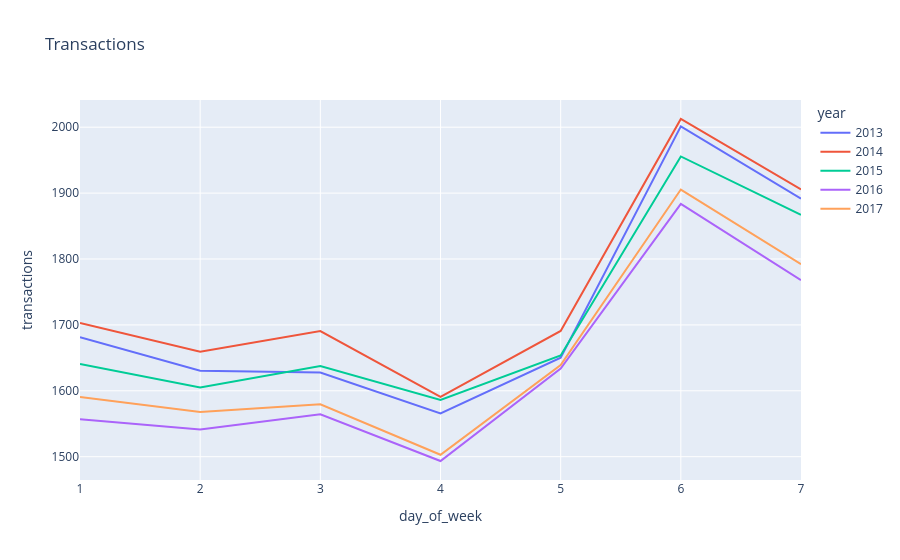

Notebook code for this chart:
### Code cell
print('Missing values in transactions:', train.isna().sum().sum())


transactions['date'] = pd.to_datetime(transactions['date'])

# Доказательство того, что транзакции тесно связаны с продажами
temp = pd.merge(train.groupby(['date', 'store_nbr']).sales.sum().reset_index(),
                transactions, how='left')
print(temp.corr("spearman").sales.loc["transactions"])

# Магазины в праздничные дни зарабатывают больше денег, чем в рабочие дни
temp = transactions.copy()
temp['year'] = temp.date.dt.year
temp['day_of_week'] = temp.date.dt.dayofweek + 1
temp = temp.groupby(['year', 'day_of_week']).transactions.mean().reset_index()

px.line(temp, x='day_of_week', y='transactions', color='year', title='Transactions')

### Figure 1 — Plotly figure (JSON) as saved in the notebook; plotly's stock layout.template omitted (floating-point values rounded to 4 significant figures)
{"data": [{"hovertemplate": "year=2013<br>day_of_week=%{x}<br>transactions=%{y}<extra></extra>", "legendgroup": "2013", "line": {"color": "#636efa", "dash": "solid"}, "marker": {"symbol": "circle"}, "mode": "lines", "name": "2013", "orientation": "v", "showlegend": true, "type": "scatter", "x": [1, 2, 3, 4, 5, 6, 7], "xaxis": "x", "y": [1681.0, 1630.0, 1628.0, 1566.0, 1650.0, 2001.0, 1892.0], "yaxis": "y"}, {"hovertemplate": "year=2014<br>day_of_week=%{x}<br>transactions=%{y}<extra></extra>", "legendgroup": "2014", "line": {"color": "#EF553B", "dash": "solid"}, "marker": {"symbol": "circle"}, "mode": "lines", "name": "2014", "orientation": "v", "showlegend": true, "type": "scatter", "x": [1, 2, 3, 4, 5, 6, 7], "xaxis": "x", "y": [1703.0, 1659.0, 1691.0, 1591.0, 1691.0, 2012.0, 1906.0], "yaxis": "y"}, {"hovertemplate": "year=2015<br>day_of_week=%{x}<br>transactions=%{y}<extra></extra>", "legendgroup": "2015", "line": {"color": "#00cc96", "dash": "solid"}, "marker": {"symbol": "circle"}, "mode": "lines", "name": "2015", "orientation": "v", "showlegend": true, "type": "scatter", "x": [1, 2, 3, 4, 5, 6, 7], "xaxis": "x", "y": [1641.0, 1605.0, 1638.0, 1586.0, 1654.0, 1956.0, 1867.0], "yaxis": "y"}, {"hovertemplate": "year=2016<br>day_of_week=%{x}<br>transactions=%{y}<extra></extra>", "legendgroup": "2016", "line": {"color": "#ab63fa", "dash": "solid"}, "marker": {"symbol": "circle"}, "mode": "lines", "name": "2016", "orientation": "v", "showlegend": true, "type": "scatter", "x": [1, 2, 3, 4, 5, 6, 7], "xaxis": "x", "y": [1557.0, 1541.0, 1564.0, 1493.0, 1634.0, 1884.0, 1768.0], "yaxis": "y"}, {"hovertemplate": "year=2017<br>day_of_week=%{x}<br>transactions=%{y}<extra></extra>", "legendgroup": "2017", "line": {"color": "#FFA15A", "dash": "solid"}, "marker": {"symbol": "circle"}, "mode": "lines", "name": "2017", "orientation": "v", "showlegend": true, "type": "scatter", "x": [1, 2, 3, 4, 5, 6, 7], "xaxis": "x", "y": [1591.0, 1568.0, 1579.0, 1503.0, 1639.0, 1905.0, 1792.0], "yaxis": "y"}], "layout": {"legend": {"title": {"text": "year"}, "tracegroupgap": 0}, "title": {"text": "Transactions"}, "xaxis": {"anchor": "y", "domain": [0, 1], "title": {"text": "day_of_week"}}, "yaxis": {"anchor": "x", "domain": [0, 1], "title": {"text": "transactions"}}}}
